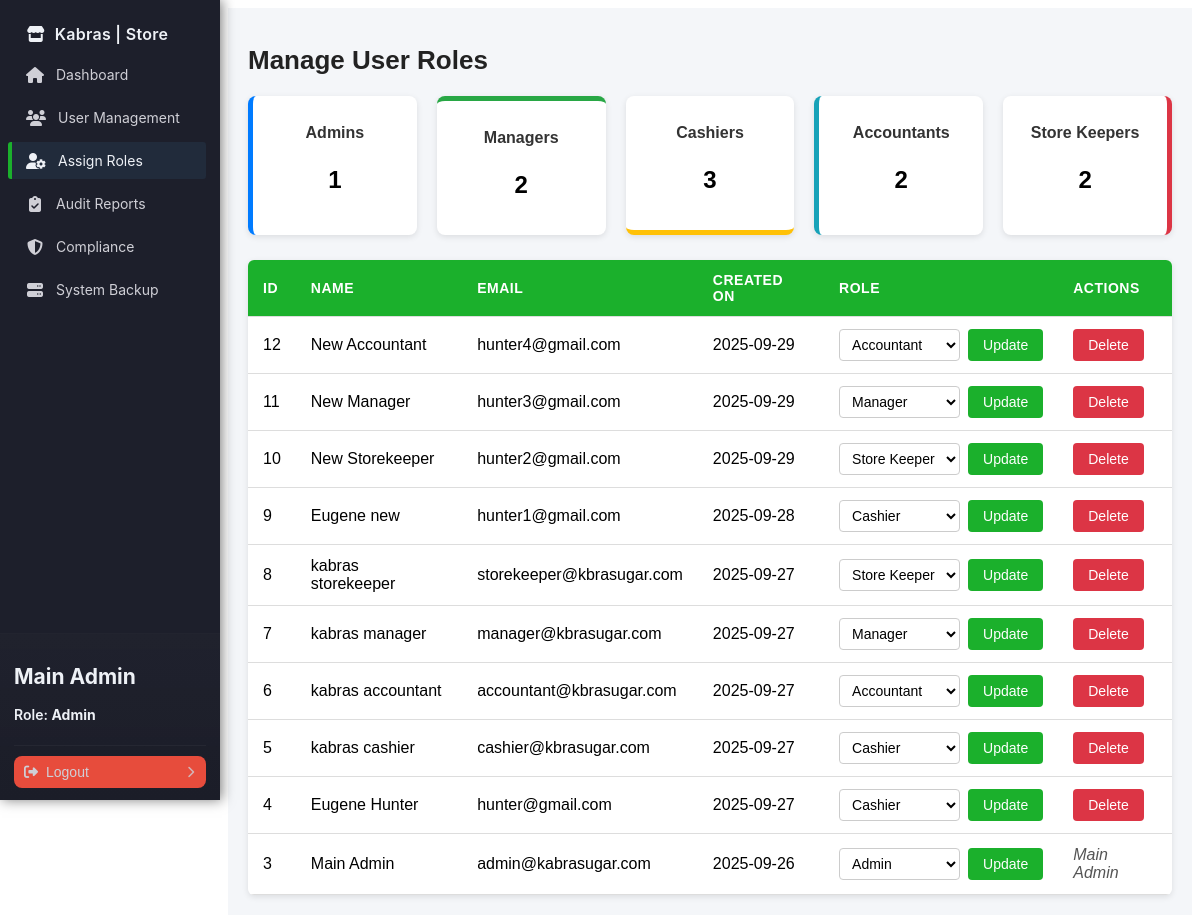
Page /admin/roles.php (signed in) on the earlier database version.
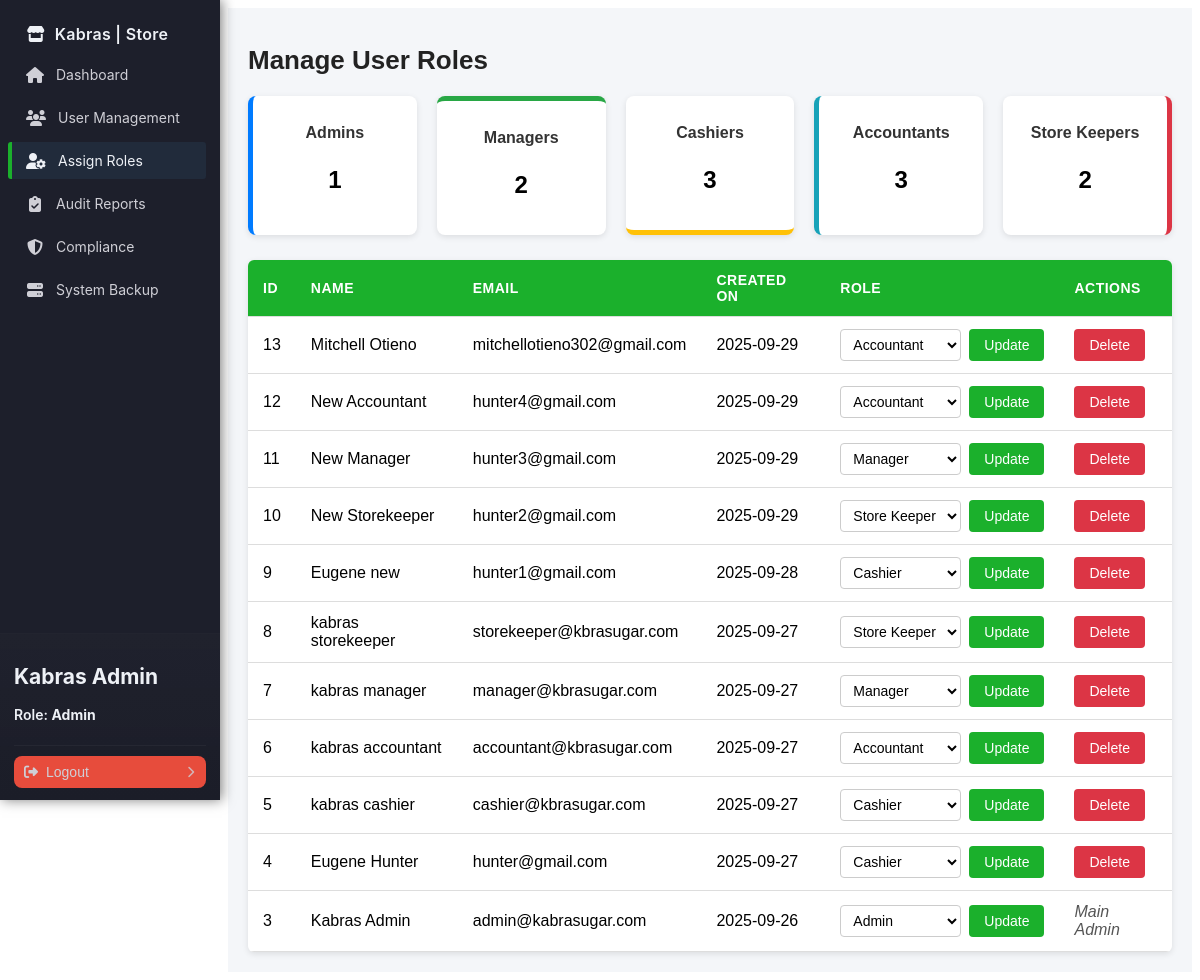
Same page on the later database version.
### tables this page shows
CREATE TABLE `users` (
  `id` int NOT NULL AUTO_INCREMENT,
  `name` varchar(100) NOT NULL,
  `email` varchar(100) NOT NULL,
  `password` varchar(255) NOT NULL,
  `phone` varchar(15) DEFAULT NULL,
  `national_id` varchar(20) DEFAULT NULL,
  `role` enum('Admin','StoreKeeper','Cashier','Manager','Accountant') NOT NULL,
  `last_login` datetime DEFAULT NULL,
  `created_at` timestamp NULL DEFAULT CURRENT_TIMESTAMP,
  `updated_at` timestamp NULL DEFAULT CURRENT_TIMESTAMP ON UPDATE CURRENT_TIMESTAMP,
  PRIMARY KEY (`id`),
  UNIQUE KEY `email` (`email`)
);

### config/database.php (called while the page is built, shortened)
<?php
class Database
{
    private $host = 'localhost';
    private $db   = 'kabras_store';
    private $user = 'root';
    private $pass = 'Hunter42.';
    private $charset = 'utf8mb4';
    public function connect()
    {
        $dsn = "mysql:host={$this->host};dbname={$this->db};charset={$this->charset}";
        try {
            $this->pdo = new PDO($dsn, $this->user, $this->pass, [
                PDO::ATTR_ERRMODE => PDO::ERRMODE_EXCEPTION,
                PDO::ATTR_DEFAULT_FETCH_MODE => PDO::FETCH_ASSOC,
            ]);
            return $this->pdo;
        } catch (PDOException $e) {
            die('Database connection failed: ' . $e->getMessage());
        }
    }
}

### handlers/AuthHandler.php (called while the page is built, shortened)
<?php
require_once __DIR__ . '/../app/models/User.php';
class AuthHandler
{
    private $sessionTimeout = 3600;
    public function __construct()
    {
        $this->userModel = new User();
        $defaultAdminEmail = 'admin@kabrasugar.com';
        if (!$this->userModel->findByEmail($defaultAdminEmail)) {
            $adminData = [
                'name' => 'Default Admin',
                'email' => $defaultAdminEmail,
                'phone' => '',
                'national_id' => '',
                'password' => 'hunter123',
                'role' => 'admin'
            ];
            $this->userModel->createUser($adminData);
        }
    }
    public function isLoggedIn()
    {
        return isset($_SESSION['user_id']) &&
            (time() - $_SESSION['login_time']) < $this->sessionTimeout;
    }
    public function getCurrentUser()
    {
        return [
            "id" => $_SESSION['user_id'],
            "name" => $_SESSION['user_name'],
            "email" => $_SESSION['user_email'],
            "role" => $_SESSION['user_role']
        ];
    }
}

### app/models/User.php (called while the page is built, shortened)
<?php
require_once __DIR__ . '../../../config/database.php';
class User
{
    private $db;
    public function __construct()
    {
        $this->db = (new Database())->connect();
    }
    public function findByEmail($email)
    {
        $sql = "SELECT * FROM users WHERE email = :email LIMIT 1";
        $stmt = $this->db->prepare($sql);
        $stmt->execute([':email' => $email]);
        return $stmt->fetch(PDO::FETCH_ASSOC);
    }
    public function getAllUsers()
    {
        $sql = "SELECT id, name, email, phone, national_id, role, created_at, last_login FROM users ORDER BY created_at DESC";
        $stmt = $this->db->query($sql);
        return $stmt->fetchAll(PDO::FETCH_ASSOC);
    }
}

### admin/roles.php (the view, shortened to what the changed rows need)
<?php session_start();
require_once '../handlers/AuthHandler.php';
require_once '../app/models/User.php';
$authHandler = new AuthHandler();
$userHandler = new User();
$currentUser = $authHandler->getCurrentUser();
$users = $userHandler->getAllUsers();
$roleCounts = [
    'Admin' => 0,
    'Manager' => 0,
    'Cashier' => 0,
    'Accountant' => 0,
    'StoreKeeper' => 0,
];
foreach ($users as $user) {
    if (isset($roleCounts[$user['role']])) {
        $roleCounts[$user['role']]++;
    }
}
?>
<!DOCTYPE html>
<html lang="en">
<head>
    <link rel="stylesheet" href="../assets/css/sidebar.css">
    <link rel="stylesheet" href="../assets/css/roles.css">
</head>
<body>
    <?php include '../includes/sidebar.php'; ?>
    <main class="main-content">
        <div class="container">
            <h1>Manage User Roles</h1><?php if (isset($_GET['success'])): ?>
            <p class="success-msg"><?= htmlspecialchars($_GET['success']); ?>
            </p><?php endif; ?>
            <div class="stats-cards">
                <div class="stat-card accountant">
                    <h3>Accountants</h3>
                    <p><?= $roleCounts['Accountant']; ?></p>
                </div>
            </div>
            <table class="users-table">
                <thead>
                    <tr>
                        <th>ID</th>
                        <th>Name</th>
                        <th>Email</th>
                        <th>Created On</th>
                        <th>Role</th>
                        <th>Actions</th>
                    </tr>
                </thead>
                <tbody>
                    <?php foreach ($users as $user): ?><tr>
                        <td><?= htmlspecialchars($user['id']); ?></td>
                        <td><?= htmlspecialchars($user['name']); ?></td>
                        <td><?= htmlspecialchars($user['email']); ?></td>
                        <td><?= htmlspecialchars(date('Y-m-d', strtotime($user['created_at']))); ?></td>
                        <td>
                            <form method="POST" action="roles.php" class="role-form">
                                <select name="role">
                                    <option value="Admin" <?= $user['role'] === 'Admin' ? 'selected' : ''; ?>>Admin
                                    </option>
                                    <option value="Manager" <?= $user['role'] === 'Manager' ? 'selected' : ''; ?>>
                                        Manager</option>
                                    <option value="Cashier" <?= $user['role'] === 'Cashier' ? 'selected' : ''; ?>>
                                        Cashier</option>
                                    <option value="Accountant" <?= $user['role'] === 'Accountant' ? 'selected' : ''; ?>>
                                        Accountant</option>
                                    <option value="StoreKeeper"
                                        <?= $user['role'] === 'StoreKeeper' ? 'selected' : ''; ?>>
                                        Store Keeper</option>
                                </select>
                                <button type="submit" name="update_role">Update</button>
                            </form>
                        </td>
                        <td><?php if ($user['id'] !== $currentUser['id']): ?>
                            <form method="POST" action="roles.php"
                                onsubmit="return confirm('Are you sure you want to delete this user?');">
                                <button type="submit" name="delete_user" class="btn-danger">Delete</button>
                            </form>
                            <?php else: ?>
                            <em>Main Admin</em>
                            <?php endif; ?>
                        </td>
                    </tr><?php endforeach; ?>
                </tbody>
            </table>
        </div>
    </main>
</body>
</html>

### includes/sidebar.php (shortened to what the changed rows need)
<?php
$role = isset($_SESSION['user_role']) ? $_SESSION['user_role'] : '';
$menu = [
    'common' => [
        ['label' => 'Dashboard', 'href' => 'dashboard.php', 'icon' => 'fas fa-home'],
    ],
    'Admin' => [
        ['label' => 'User Management', 'href' => '/admin/users.php', 'icon' => 'fas fa-users'],
        ['label' => 'Assign Roles', 'href' => '/admin/roles.php', 'icon' => 'fas fa-user-cog'],
        ['label' => 'Audit Reports', 'href' => '/admin/audits.php', 'icon' => 'fas fa-clipboard-check'],
        ['label' => 'Compliance', 'href' => '/admin/compliance.php', 'icon' => 'fas fa-shield-alt'],
        ['label' => 'System Backup', 'href' => '/admin/backup.php', 'icon' => 'fas fa-server'],
    ],
    'StoreKeeper' => [
        ['label' => 'Stock Entry', 'href' => 'stock_entry.php', 'icon' => 'fas fa-box-open'],
        ['label' => 'Stock Levels', 'href' => 'stock_levels.php', 'icon' => 'fas fa-boxes'],
        ['label' => 'Stock Alerts', 'href' => 'stock_alerts.php', 'icon' => 'fas fa-exclamation-triangle'],
    ],
    'Cashier' => [
        ['label' => 'Sales', 'href' => 'sales.php', 'icon' => 'fas fa-cash-register'],
        ['label' => 'Receipts', 'href' => 'receipts.php', 'icon' => 'fas fa-receipt'],
        ['label' => 'Payments', 'href' => 'payments.php', 'icon' => 'fas fa-credit-card'],
        ['label' => 'Customers', 'href' => 'customers.php', 'icon' => 'fas fa-user-friends'],
    ],
    'Manager' => [
        ['label' => 'Sales Reports', 'href' => 'reports.php', 'icon' => 'fas fa-chart-line'],
        ['label' => 'Payments & Refunds', 'href' => 'payments.php', 'icon' => 'fas fa-percentage'],
        ['label' => 'Store Performance', 'href' => 'products.php', 'icon' => 'fas fa-tachometer-alt'],
        ['label' => 'Overall Staff', 'href' => 'staff.php', 'icon' => 'fas fa-user'],
    ],
    'Accountant' => [
        ['label' => 'Audit Reports', 'href' => 'audit_reports.php', 'icon' => 'fas fa-file-alt'],
        ['label' => 'Compliance', 'href' => 'compliance.php', 'icon' => 'fas fa-balance-scale'],
        ['label' => 'Financial Reports', 'href' => 'finance.php', 'icon' => 'fas fa-file-invoice-dollar'],
    ],
];
$items = $menu['common'];
if (isset($menu[$role])) {
    $items = array_merge($items, $menu[$role]);
}
?>
<link rel="stylesheet" href="https://cdnjs.cloudflare.com/ajax/libs/font-awesome/6.4.0/css/all.min.css"
 />
<aside class="sidebar" role="navigation" aria-label="Main Sidebar">
    <div class="sidebar-inner">
        <nav class="sidebar-nav">
            <ul>
                <?php foreach ($items as $it): ?>
                <li>
                    <a href="<?= htmlspecialchars($it['href']) ?>"
                        class="<?= (basename($_SERVER['PHP_SELF']) === basename($it['href'])) ? 'active' : '' ?>">
                        <i class="<?= htmlspecialchars($it['icon']) ?>" aria-hidden="true"></i>
                        <span class="label"><?= htmlspecialchars($it['label']) ?></span>
                    </a>
                </li>
                <?php endforeach; ?>
            </ul>
        </nav>
        <div class="sidebar-footer" role="region" aria-label="User actions">
            <div class="user-name">
                <h2>
                    <?php
                    if (isset($currentUser) && isset($currentUser['name']) && $currentUser['name']) {
                        echo htmlspecialchars($currentUser['name']);
                    } elseif (isset($_SESSION['user_name']) && $_SESSION['user_name']) {
                        echo htmlspecialchars($_SESSION['user_name']);
                    } else {
                        echo 'Guest';
                    }
                    ?>
                </h2>
                <p>Role: <strong>
                    </strong></p>
            </div>
        </div>
    </div>
</aside>

Differences in the rows shown:
added users: id "13", name "Mitchell Otieno", email "mitchellotieno302@gmail.com", created_at "2025-09-29", role "Accountant"
changed users "admin@kabrasugar.com": name "Main Admin" → "Kabras Admin"
Other differences:
$currentUser['name']: "Main Admin" → "Kabras Admin"
$roleCounts['Accountant']: "2" → "3"
